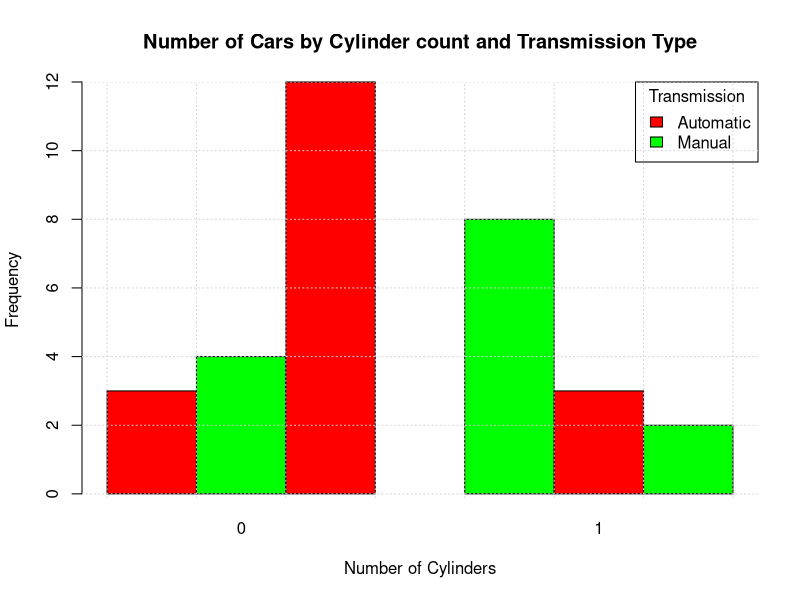

Generate this figure with R:
data(mtcars)
cylinder <- table(mtcars$cyl, mtcars$am)
colors <- c("red","green")
barplot(cylinder, beside = TRUE, col = colors,
main = "Number of Cars by Cylinder count and Transmission Type",
xlab = "Number of Cylinders",
ylab = "Frequency",
legend = c("Automatic", "Manual"),
args.legend = list(title = "Transmission", x = "topright"))
grid()